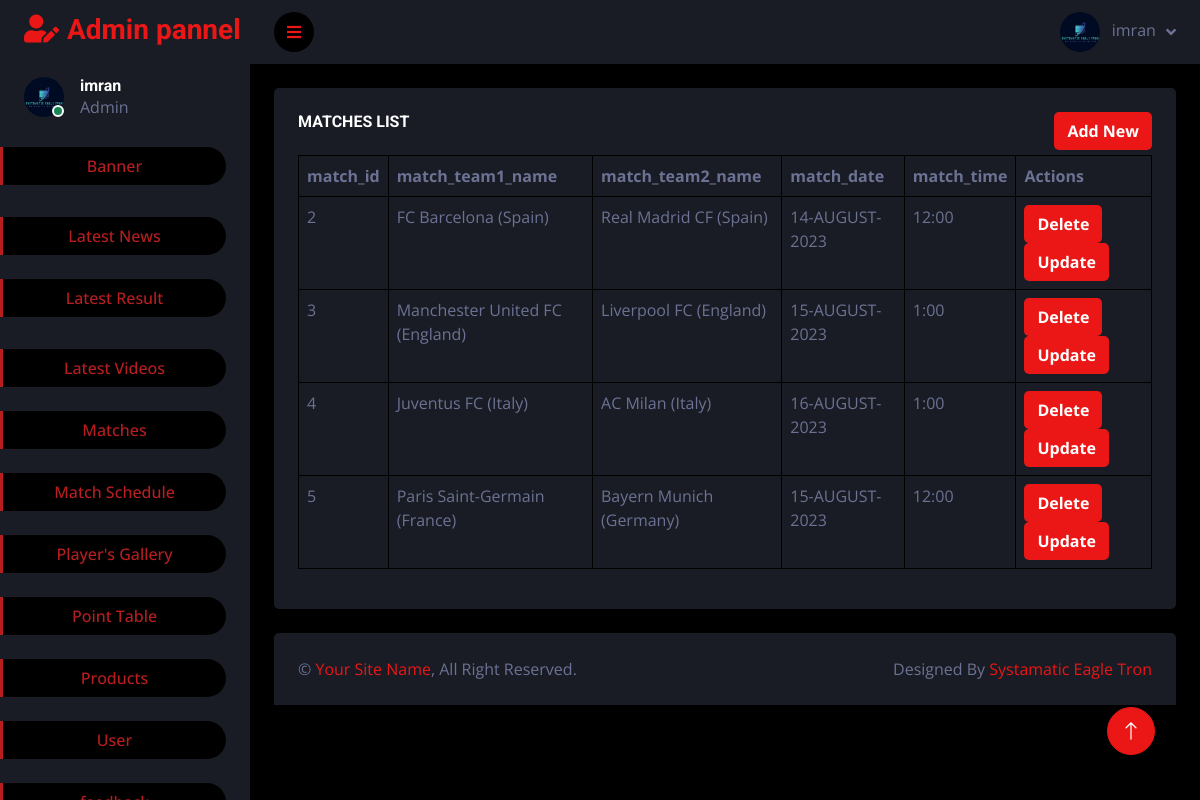
Screenshot of /match.php (signed in) with the database file from the repository.
### tables this page shows
CREATE TABLE IF NOT EXISTS `matches` (
  `match_id` int(11) NOT NULL AUTO_INCREMENT,
  `match_team1_name` varchar(226) NOT NULL,
  `match_team2_name` varchar(226) NOT NULL,
  `match_date` varchar(226) NOT NULL,
  `match_time` varchar(226) NOT NULL,
  PRIMARY KEY (`match_id`)
);

### match.php (the view, shortened to what this page needs)
<?php
include('header.php');
?>
            <div class="container-fluid pt-4 px-4">
            <div class="col-sm-10 col-xl-12">
                        <div class="bg-secondary rounded h-100 p-4">
                        <a href="match_add.php"><button style="background-color:#EB1616;font-weight:bolder;color:white;float:right;margin-bottom:5px;" class="btn">Add New</button></a>
                            <h6 class="mb-4">MATCHES LIST</h6>
                        <div class="table-responsive">
                            <table class="table table-bordered">
                                <thead>
                                    <tr>
                                    <th scope="col">match_id</th>
                                        <th scope="col">match_team1_name</th>
                                        <th scope="col">match_team2_name</th>
                                        <th scope="col">match_date</th>
                                        <th scope="col">match_time</th>
                                        <th scope="col">Actions</th>
                                    </tr>
                                </thead>
                                <tbody>
                                    <tr>
                                    <?php
$sqlq=mysqli_query($con,"SELECT * from `matches`  " );
 while( $st=mysqli_fetch_array($sqlq)){
?>
                                        <td scope="row"><?php echo $st['match_id'] ?></td>
                                        <td><?php echo $st['match_team1_name'] ?></td>
                                        <td><?php echo $st['match_team2_name'] ?></td>
                                        <td><?php echo $st['match_date'] ?></td>
                                        <td><?php echo $st['match_time'] ?></td>
                               <td>                                     <a href="match.php?del&delete_id=<?php echo $st['match_id']?>">   <button style="background-color:#EB1616;font-weight:bolder;color:white; margin-right:10px;" class="btn">Delete</button></a>
                                        <a  href="match_update.php?up&update_id=<?php echo $st['match_id'] ?>"><button style="background-color:#EB1616;font-weight:bolder;color:white;" class="btn">Update</button></a></td>
                                    </tr>
                        <?php
                    }
                        ?>
                                </tbody>
                            </table>
                            </div>
                        </div>
                    </div>
            </div>
            <?php
include('footer.php');
?>

### header.php (shortened to what this page needs)
<?php
include('config.php');
?>
<!DOCTYPE html>
<html lang="en">
<head>
    <link href="https://cdnjs.cloudflare.com/ajax/libs/font-awesome/5.10.0/css/all.min.css" rel="stylesheet">
    <link href="https://cdn.jsdelivr.net/npm/bootstrap-icons@1.4.1/font/bootstrap-icons.css" rel="stylesheet">
    <link href="lib/owlcarousel/assets/owl.carousel.min.css" rel="stylesheet">
    <link href="lib/tempusdominus/css/tempusdominus-bootstrap-4.min.css" rel="stylesheet" />
    <link href="css/bootstrap.min.css" rel="stylesheet">
    <link href="css/style.css" rel="stylesheet">
</head>
<body>
    <div class="container-fluid position-relative d-flex p-0">
        <?php
               $set = mysqli_query($con,"SELECT * FROM admin");
               $set1 = mysqli_fetch_array($set);
               ?>
        <div class="sidebar pe-4 pb-3">
            <nav class="navbar bg-secondary navbar-dark">
                <a href="index.html" class="navbar-brand mx-4 mb-3">
                    <h3 class="text-primary"><i class="fa fa-user-edit me-2"></i>Admin pannel</h3>
                </a>
                <div class="d-flex align-items-center ms-4 mb-4">
                    <div class="position-relative">
                        <img class="rounded-circle" src="<?php echo $set1['admin_img']?>" alt="" style="width: 40px; height: 40px;">
                        <div class="bg-success rounded-circle border border-2 border-white position-absolute end-0 bottom-0 p-1"></div>
                    </div>
                    <div class="ms-3">
                        <h6 class="mb-0"><?php echo $set1['admin_name']?></h6>
                        <span>Admin</span>
                    </div>
                </div>
                <div class="navbar-nav w-100">
                    <a href="main.php" class="nav-item nav-link active mt-1 text-center">Banner</a><br>
                    <a href="latest_news.php" class="nav-item nav-link active mt-2 text-center">Latest News</a><br>
                    <a href="latest_result.php" class="nav-item nav-link active text-center">Latest Result</a><br>
                    <a href="latest_video.php" class="nav-item nav-link active mt-2 text-center">Latest Videos</a><br>
                    <a href="match.php" class="nav-item nav-link active text-center">Matches</a><br>
                    <a href="match_shedule.php" class="nav-item nav-link active text-center">Match Schedule</a><br>
                    <a href="player_gallery.php" class="nav-item nav-link active text-center">Player's Gallery</a><br>
                    <a href="point_table.php" class="nav-item nav-link active text-center">Point Table</a><br>
                    <a href="products.php" class="nav-item nav-link active text-center">Products</a><br>
                    <a href="user.php" class="nav-item nav-link active text-center">User</a><br>
                    <a href="feedback.php" class="nav-item nav-link active text-center">feedback</a>
                </div>
            </nav>
        </div>
        <div class="content">
            <nav class="navbar navbar-expand bg-secondary navbar-dark sticky-top px-4 py-0">
                <a href="#" class="sidebar-toggler flex-shrink-0">
                    <i class="fa fa-bars"></i>
                </a>
                <div class="navbar-nav align-items-center ms-auto">
                       <?php
                       $sqlq=mysqli_query($con,"SELECT * from `admin`" );
 ?>
                    <div class="nav-item dropdown">
                        <a href="#" class="nav-link dropdown-toggle" data-bs-toggle="dropdown">
                            <img class="rounded-circle me-lg-2" src="<?php echo $set1['admin_img']?>" alt="" style="width: 40px; height: 40px;">
                            <span class="d-none d-lg-inline-flex"><?php echo $set1['admin_name']?></span>
                        </a>
                    </div>
                </div>
            </nav>

### css/style.css (style rules this page uses)
:root { --primary: #b81e20; --secondary: #191C24; --light: #6C7293; --dark: #000000; }
.btn { transition: .5s; }
.sidebar { position: fixed; top: 0; left: 0; bottom: 0; width: 250px; height: 100vh; overflow-y: auto; background: var(--secondary); transition: 0.5s; z-index: 999; }
.content { margin-left: 250px; min-height: 100vh; background: var(--dark); transition: 0.5s; }
@media (min-width: 992px) { .sidebar { margin-left: 0; } }
@media (min-width: 992px) { .content { width: calc(100% - 250px); } }
.sidebar .navbar .navbar-nav .nav-link { padding: 7px 20px; color: var(--light); font-weight: 500; border-left: 3px solid var(--secondary); border-radius: 0 30px 30px 0; outline: none; }
.sidebar .navbar .navbar-nav .nav-link:hover, .sidebar .navbar .navbar-nav .nav-link.active { color: var(--primary); background: var(--dark); border-color: var(--primary); }
.content .navbar .navbar-nav .nav-link { margin-left: 25px; padding: 12px 0; color: var(--light); outline: none; }
.content .navbar .sidebar-toggler, .content .navbar .navbar-nav .nav-link i { width: 40px; height: 40px; display: inline-flex; align-items: center; justify-content: center; background: var(--dark); border-radius: 40px; }
.content .navbar .dropdown-toggle::after { margin-left: 6px; vertical-align: middle; border: none; content: "\f107"; font-family: "Font Awesome 5 Free"; font-weight: 900; transition: .5s; }

### rows the page displays
matches: match_id "2", match_team1_name "FC Barcelona (Spain)", match_team2_name "Real Madrid CF (Spain)", match_date "14-AUGUST-2023", match_time "12:00"
matches: match_id "3", match_team1_name "Manchester United FC (England)", match_team2_name "Liverpool FC (England)", match_date "15-AUGUST-2023", match_time "1:00"
matches: match_id "4", match_team1_name "Juventus FC (Italy)", match_team2_name "AC Milan (Italy)", match_date "16-AUGUST-2023", match_time "1:00"
matches: match_id "5", match_team1_name "Paris Saint-Germain (France)", match_team2_name "Bayern Munich (Germany)", match_date "15-AUGUST-2023", match_time "12:00"

### other values shown
$set1['admin_name'] "imran"
